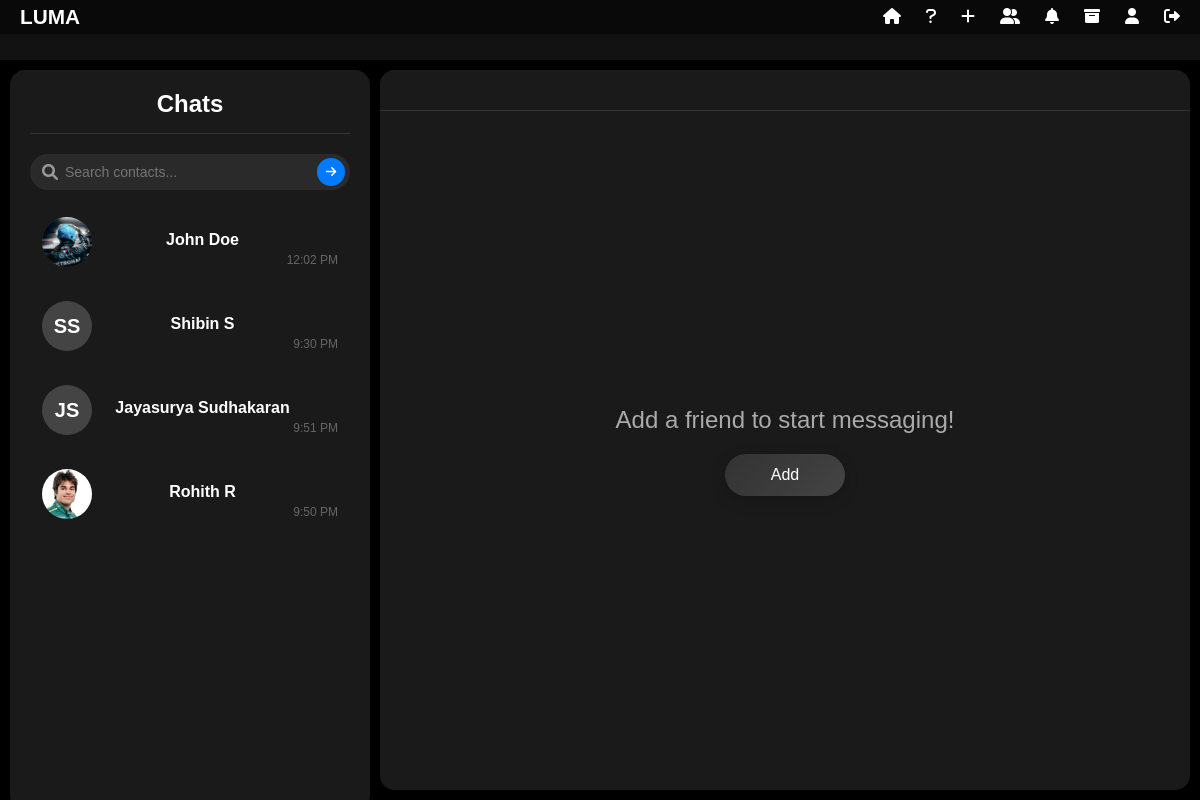
The app's page /chats/ (signed in), older data.
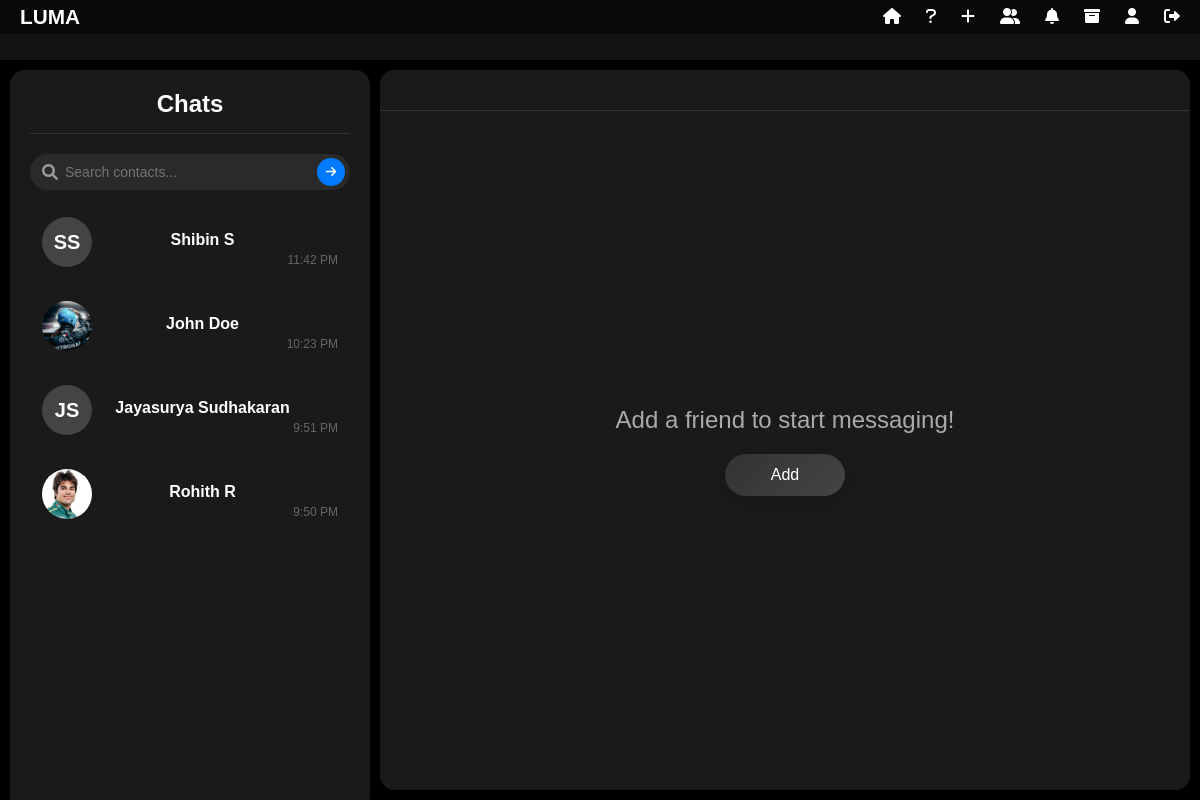
The same page, newer data.
### chat/models.py (models this page shows, shortened)
class Chat(models.Model):
    sender = models.ForeignKey(User, related_name='sender_chats', on_delete=models.CASCADE)
    recipient = models.ForeignKey(User, related_name='recipient_chats', on_delete=models.CASCADE)
    created_at = models.DateTimeField(auto_now_add=True)
    updated_at = models.DateTimeField(auto_now=True)
    archived_by = models.ManyToManyField(User, related_name='archived_chats', blank=True)
    class Meta:
        db_table = 'chat_chat'

class User(AbstractBaseUser):
    first_name = models.CharField(max_length=30)
    last_name = models.CharField(max_length=30)
    username = models.CharField(max_length=30, unique=True)
    email = models.EmailField(unique=True)
    profile_picture = models.ImageField(upload_to='profile_pics', blank=True, null=True)  # Removed trailing slash
    created_at = models.DateTimeField(auto_now_add=True)
    is_active = models.BooleanField(default=True)
    is_admin = models.BooleanField(default=False)
    is_banned = models.BooleanField(default=False)
    ban_expiry = models.DateTimeField(null=True, blank=True)
    ban_reason = models.TextField(blank=True, null=True)
    objects = UserManager()
    USERNAME_FIELD = 'username'
    REQUIRED_FIELDS = ['email', 'first_name', 'last_name']
    class Meta:
        db_table = 'chat_user'
    def is_currently_banned(self):
        if not self.is_banned:
            return False
        if self.ban_expiry and timezone.now() > self.ban_expiry:
            self.unban_user()
            return False
        return True

### chat/views.py (the view)
# urls.py: path('chats/', views.chat_list, name='chat_list'),
@login_required
def chat_list(request):
    print(f"Current user: {request.user.username}")
    print(f"User ID: {request.user.id}")
    chats = Chat.objects.filter(
        Q(sender=request.user) | Q(recipient=request.user)
    ).exclude(
        Q(sender__in=BlockedUser.objects.filter(blocked=request.user).values('blocker')) |
        Q(recipient__in=BlockedUser.objects.filter(blocked=request.user).values('blocker'))
    ).exclude(
        archived_by=request.user
    ).order_by('-updated_at')
    for chat in chats:
        other_user = chat.recipient if chat.sender == request.user else chat.sender
        unread_count = Message.objects.filter(
            chat=chat,
            sender=other_user,
            deleted_for_everyone=False  # Exclude messages deleted for everyone
        ).exclude(read_by=request.user).count()
        chat.unread_count = unread_count
        last_message = chat.messages.filter(
            deleted_for_everyone=False
        ).order_by('-sent_at').first()
        if last_message:
            chat.last_message = last_message.content
        else:
            chat.last_message = "No messages yet"
        chat.sender_profile_pic = chat.sender.profile_picture.url if chat.sender.profile_picture else None
        chat.recipient_profile_pic = chat.recipient.profile_picture.url if chat.recipient.profile_picture else None
    print(f"Number of chats found: {chats.count()}")
    all_chats = Chat.objects.all()
    print(f"Total chats in database: {all_chats.count()}")
    for chat in all_chats:
        print(f"Chat ID: {chat.id}")
        print(f"Sender: {chat.sender.username} (ID: {chat.sender.id})")
        print(f"Recipient: {chat.recipient.username} (ID: {chat.recipient.id})")
        print("---")
    print("\nUser's chats:")
    for chat in chats:
        print(f"Chat ID: {chat.id}")
        print(f"Sender: {chat.sender.username}")
        print(f"Recipient: {chat.recipient.username}")
        print(f"Latest message: {chat.last_message}")
        print("---")
    return render(request, 'chat.html', {
        'chats': chats,
        'active_chat': None,
        'current_user': request.user
    })

### templates/chat.html (shortened to what the changed rows need)
{% extends "base.html" %}
{% load tz %}
{% load chat_filters %}
{% load static %}
{% block content %}
<link
  href="https://cdnjs.cloudflare.com/ajax/libs/font-awesome/6.0.0/css/all.min.css"
  rel="stylesheet"
/>
<div class="chat-container">
  <div class="chat-list-panel">
    <div class="chat-list">
      {% if chats %}
        {% for chat in chats %}
        <div
          class="chat-item {% if active_chat and chat.id == active_chat.id %} active {% endif %}{% if chat.unread_count > 0 %} has-unread {% endif %}"
          data-chat-url="{% url 'chat_detail' chat.id %}"
          data-chat-id="{{ chat.id }}"
          onclick="loadChat(this, event)">
          <div class="chat-item-pfp">
            {% if chat.sender == request.user %}
              {% if chat.recipient_profile_pic %}
                <img
                  src="{{ chat.recipient_profile_pic }}"
                  alt="Profile Picture"
                  class="pfp-image"
                  onerror="this.style.display='none'; this.nextElementSibling.style.display='flex';"
                />
              {% else %}
                <div class="pfp-initials">
                  {{ chat.recipient.first_name|slice:":1" }}{{ chat.recipient.last_name|slice:":1" }}
                </div>
              {% endif %}
            {% else %}
              {% if chat.sender_profile_pic %}
                <img
                  src="{{ chat.sender_profile_pic }}"
                  alt="Profile Picture"
                  class="pfp-image"
                  onerror="this.style.display='none'; this.nextElementSibling.style.display='flex';"
                />
              {% else %}
                <div class="pfp-initials">
                  {{ chat.sender.first_name|slice:":1" }}{{ chat.sender.last_name|slice:":1" }}
                </div>
              {% endif %}
            {% endif %}
          </div>
          <div class="chat-item-details">
            <div class="chat-item-name"
                 data-first-name="{% if chat.sender == request.user %}{{ chat.recipient.first_name }}{% else %}{{ chat.sender.first_name }}{% endif %}"
                 data-last-name="{% if chat.sender == request.user %}{{ chat.recipient.last_name }}{% else %}{{ chat.sender.last_name }}{% endif %}">
              {% if chat.sender == request.user %}
                {{ chat.recipient.first_name }} {{ chat.recipient.last_name }}
              {% else %}
                {{ chat.sender.first_name }} {{ chat.sender.last_name }}
              {% endif %}
            </div>
          </div>
          <div class="chat-item-time">
            {{ chat.updated_at|localtime|date:"g:i A" }}
          </div>
        </div>
        {% endfor %}
      {% else %}
        <div style="text-align: center; color: #666; padding: 20px;">
          No chats yet. Add a friend to start chatting!
        </div>
      {% endif %}
    </div>
  </div>
</div>
{% endblock %}

Row changes from the older to the newer data that the page shows:
changed Chat "Shibin": updated_at "9:30 PM" → "11:42 PM"; moves up the list
changed Chat "John": updated_at "12:02 PM" → "10:23 PM"
